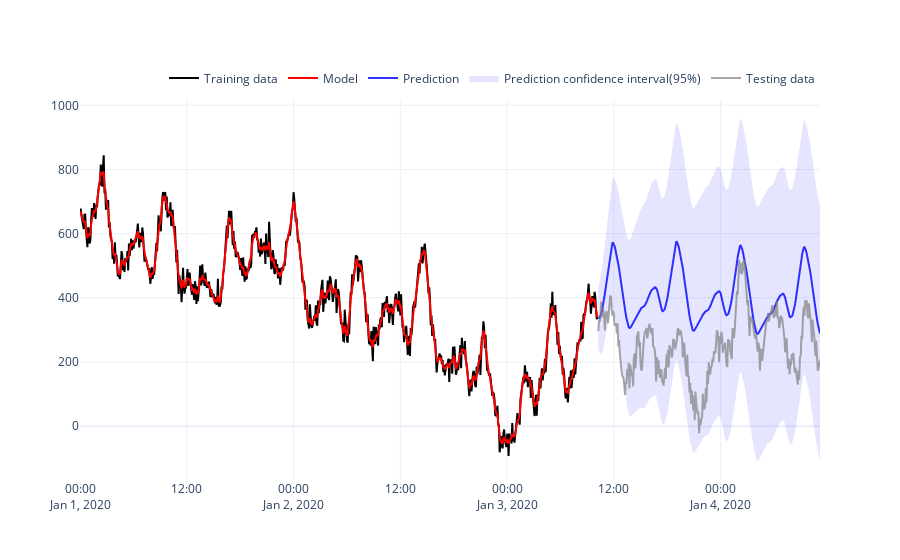

Notebook source saved alongside this figure:
### Code cell
model.predict(X_test)
model.plotly(X_test, y_test)

### Figure 1 — Plotly figure (JSON) as saved in the notebook; plotly's stock layout.template omitted (floating-point values rounded to 4 significant figures; data arrays with more than 128 entries replaced by an {"elided": "..."} marker saying what was removed)
{"data": [{"line": {"color": "rgba(0,0,0, 1)"}, "mode": "lines", "name": "Training data", "type": "scatter", "x": {"elided": "699 str values"}, "y": {"elided": "699 float values"}}, {"line": {"color": "rgba(255,0,0, 1)"}, "mode": "lines", "name": "Model", "type": "scatter", "x": {"elided": "699 str values"}, "y": {"elided": "699 float values"}}, {"line": {"color": "rgba(0,0,255, .8)"}, "mode": "lines", "name": "Prediction", "type": "scatter", "x": {"elided": "300 str values"}, "y": {"elided": "300 float values"}}, {"fill": "toself", "fillcolor": "rgba(0,0,255,.1)", "line": {"color": "rgba(255,255,255,0)"}, "name": "Prediction confidence interval(95%)", "showlegend": true, "type": "scatter", "x": {"elided": "600 str values"}, "y": {"elided": "600 float values"}}, {"line": {"color": "rgba(128,128,128, .7)"}, "mode": "lines", "name": "Testing data", "type": "scatter", "x": {"elided": "300 str values"}, "y": {"elided": "300 float values"}}], "layout": {"legend": {"orientation": "h", "x": 1, "xanchor": "right", "y": 1.02, "yanchor": "bottom"}, "yaxis": {"automargin": true}}}
